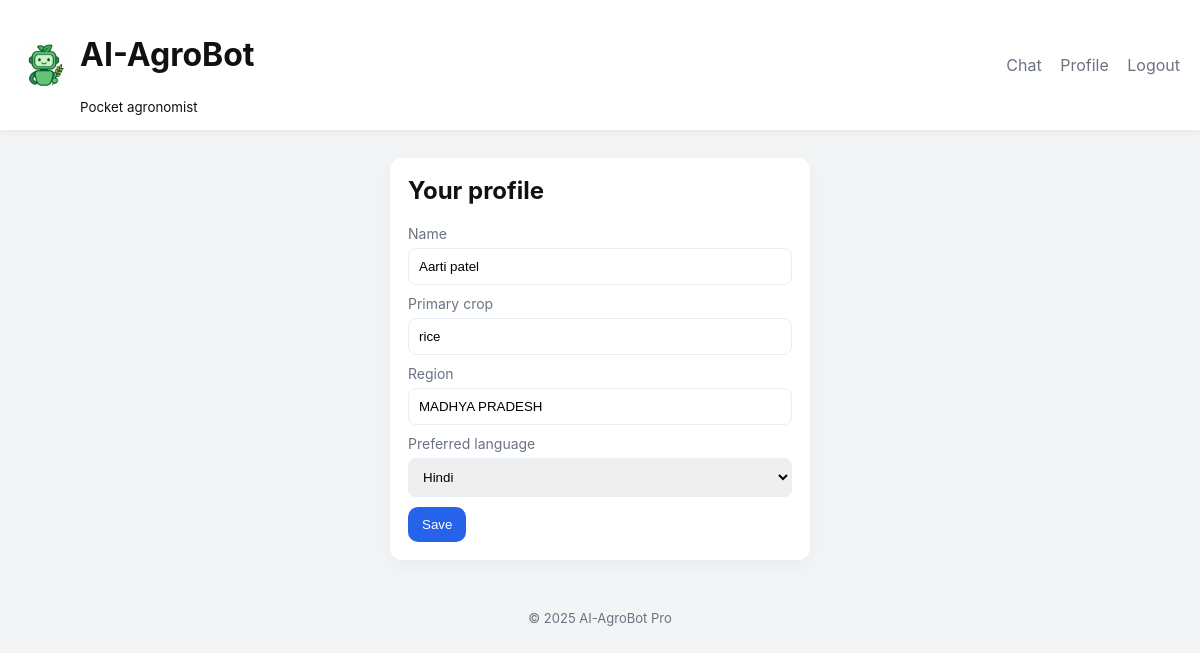
Page /profile (signed in) on the committed database.
### database.py (models this page shows)
class User(UserMixin, db.Model):
    __tablename__ = "users"
    id = db.Column(db.Integer, primary_key=True)
    email = db.Column(db.String(200), unique=True, nullable=False)
    password = db.Column(db.String(200), nullable=False)
    name = db.Column(db.String(100))
    role = db.Column(db.String(20), default="farmer")
    primary_crop = db.Column(db.String(100))
    region = db.Column(db.String(100))
    preferred_language = db.Column(db.String(20), default="en")

### app.py (the view, shortened to what this page needs)
@app.route("/profile", methods=["GET","POST"])
@login_required
def profile():
    return render_template("profile.html")

### app.py (called while the page is built)
@login_manager.user_loader
def load_user(user_id):
    return db.session.get(User, int(user_id))

### templates/profile.html (shortened to what this page needs)
{% extends "base.html" %}
{% block content %}
<div class="auth-card">
  <h2>Your profile</h2>
  <form method="post">
    <label>Name<input name="name" value="{{ current_user.name or '' }}"></label>
    <label>Primary crop<input name="primary_crop" value="{{ current_user.primary_crop or '' }}"></label>
    <label>Region<input name="region" value="{{ current_user.region or '' }}"></label>
    <label>Preferred language<select name="preferred_language"><option value="hi" {% if current_user.preferred_language=='hi' %}selected{% endif %}>Hindi</option></select></label>
    <div class="actions"><button class="btn" type="submit">Save</button></div>
  </form>
</div>
{% endblock %}

### static/style.css (style rules this page uses)
:root { --brand: #2563eb; --muted: #6b7280; --bg: #f3f4f6; --card: #ffffff; }
* { box-sizing: border-box; }
body { font-family: Inter, system-ui, Segoe UI, Roboto, Arial; margin: 0; background: var(--bg); color: #111; }
.btn, button { background: var(--brand); color: white; border: none; padding: 10px 14px; border-radius: 10px; cursor: pointer; }
.auth-card { max-width: 420px; margin: 24px auto; background: var(--card); padding: 18px; border-radius: 12px; box-shadow: 0 6px 18px rgba(16,24,40,0.04); }
.auth-card h2 { margin-top: 0; }
.auth-card label { display: block; margin-bottom: 10px; color: var(--muted); font-size: 14px; }
.auth-card input, .auth-card select, textarea { width: 100%; padding: 10px; border-radius: 8px; border: 1px solid #e6eef8; margin-top: 6px; }
.actions { display: flex; align-items: center; gap: 10px; margin-top: 10px; }

### rows in the picture
User: name "Aarti patel", primary_crop "rice", region "MADHYA PRADESH", preferred_language "Hindi"
